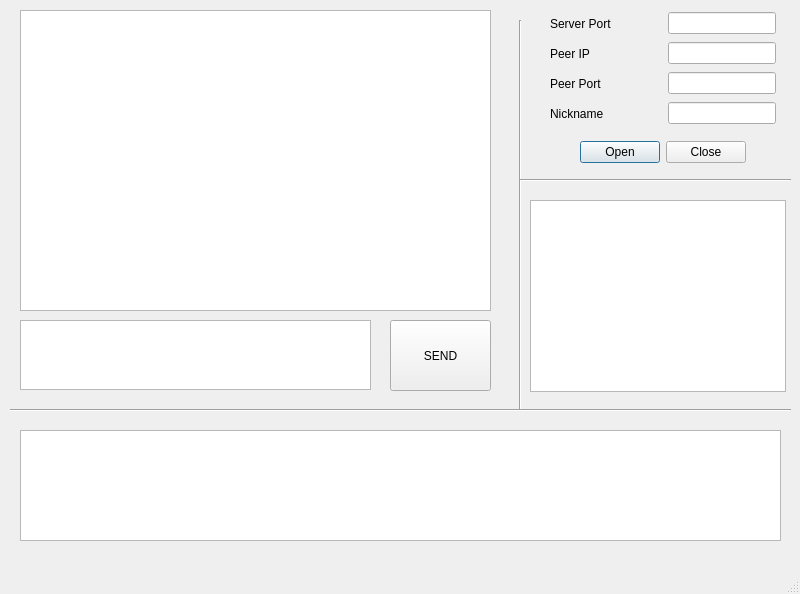
<?xml version="1.0" encoding="UTF-8"?>
<ui version="4.0">
 <class>MainWindow</class>
 <widget class="QMainWindow" name="MainWindow">
  <property name="geometry">
   <rect>
    <x>0</x>
    <y>0</y>
    <width>800</width>
    <height>594</height>
   </rect>
  </property>
  <property name="windowTitle">
   <string>P2P TCP Chat</string>
  </property>
  <widget class="QWidget" name="centralwidget">
   <widget class="QTextBrowser" name="textBrowser">
    <property name="geometry">
     <rect>
      <x>20</x>
      <y>10</y>
      <width>471</width>
      <height>301</height>
     </rect>
    </property>
   </widget>
   <widget class="QTextBrowser" name="textBrowser_2">
    <property name="geometry">
     <rect>
      <x>20</x>
      <y>430</y>
      <width>761</width>
      <height>111</height>
     </rect>
    </property>
   </widget>
   <widget class="QPlainTextEdit" name="plainTextEdit">
    <property name="geometry">
     <rect>
      <x>20</x>
      <y>320</y>
      <width>351</width>
      <height>70</height>
     </rect>
    </property>
   </widget>
   <widget class="QPushButton" name="pushButton_2">
    <property name="geometry">
     <rect>
      <x>390</x>
      <y>320</y>
      <width>101</width>
      <height>71</height>
     </rect>
    </property>
    <property name="text">
     <string>SEND</string>
    </property>
    <property name="flat">
     <bool>false</bool>
    </property>
   </widget>
   <widget class="Line" name="line">
    <property name="geometry">
     <rect>
      <x>510</x>
      <y>20</y>
      <width>20</width>
      <height>391</height>
     </rect>
    </property>
    <property name="orientation">
     <enum>Qt::Vertical</enum>
    </property>
   </widget>
   <widget class="Line" name="line_2">
    <property name="geometry">
     <rect>
      <x>10</x>
      <y>400</y>
      <width>781</width>
      <height>20</height>
     </rect>
    </property>
    <property name="orientation">
     <enum>Qt::Horizontal</enum>
    </property>
   </widget>
   <widget class="QWidget" name="layoutWidget">
    <property name="geometry">
     <rect>
      <x>550</x>
      <y>40</y>
      <width>226</width>
      <height>27</height>
     </rect>
    </property>
    <layout class="QHBoxLayout" name="horizontalLayout_2">
     <item>
      <widget class="QLabel" name="label_2">
       <property name="text">
        <string>Peer IP</string>
       </property>
      </widget>
     </item>
     <item>
      <spacer name="horizontalSpacer_2">
       <property name="orientation">
        <enum>Qt::Horizontal</enum>
       </property>
       <property name="sizeHint" stdset="0">
        <size>
         <width>48</width>
         <height>22</height>
        </size>
       </property>
      </spacer>
     </item>
     <item>
      <widget class="QLineEdit" name="lineEdit_2"/>
     </item>
    </layout>
   </widget>
   <widget class="QWidget" name="layoutWidget_2">
    <property name="geometry">
     <rect>
      <x>550</x>
      <y>70</y>
      <width>226</width>
      <height>27</height>
     </rect>
    </property>
    <layout class="QHBoxLayout" name="horizontalLayout_3">
     <item>
      <widget class="QLabel" name="label_3">
       <property name="text">
        <string>Peer Port</string>
       </property>
      </widget>
     </item>
     <item>
      <spacer name="horizontalSpacer_3">
       <property name="orientation">
        <enum>Qt::Horizontal</enum>
       </property>
       <property name="sizeHint" stdset="0">
        <size>
         <width>40</width>
         <height>20</height>
        </size>
       </property>
      </spacer>
     </item>
     <item>
      <widget class="QLineEdit" name="lineEdit_3"/>
     </item>
    </layout>
   </widget>
   <widget class="Line" name="line_3">
    <property name="geometry">
     <rect>
      <x>520</x>
      <y>170</y>
      <width>271</width>
      <height>20</height>
     </rect>
    </property>
    <property name="orientation">
     <enum>Qt::Horizontal</enum>
    </property>
   </widget>
   <widget class="QTextBrowser" name="textBrowser_3">
    <property name="geometry">
     <rect>
      <x>530</x>
      <y>200</y>
      <width>256</width>
      <height>192</height>
     </rect>
    </property>
   </widget>
   <widget class="QWidget" name="layoutWidget_3">
    <property name="geometry">
     <rect>
      <x>550</x>
      <y>100</y>
      <width>226</width>
      <height>27</height>
     </rect>
    </property>
    <layout class="QHBoxLayout" name="horizontalLayout_4">
     <item>
      <widget class="QLabel" name="label_4">
       <property name="text">
        <string>Nickname</string>
       </property>
      </widget>
     </item>
     <item>
      <spacer name="horizontalSpacer_4">
       <property name="orientation">
        <enum>Qt::Horizontal</enum>
       </property>
       <property name="sizeHint" stdset="0">
        <size>
         <width>40</width>
         <height>20</height>
        </size>
       </property>
      </spacer>
     </item>
     <item>
      <widget class="QLineEdit" name="lineEdit_4"/>
     </item>
    </layout>
   </widget>
   <widget class="QDialogButtonBox" name="buttonBox">
    <property name="geometry">
     <rect>
      <x>580</x>
      <y>140</y>
      <width>166</width>
      <height>25</height>
     </rect>
    </property>
    <property name="standardButtons">
     <set>QDialogButtonBox::Close|QDialogButtonBox::Open</set>
    </property>
   </widget>
   <widget class="QWidget" name="">
    <property name="geometry">
     <rect>
      <x>550</x>
      <y>10</y>
      <width>226</width>
      <height>27</height>
     </rect>
    </property>
    <layout class="QHBoxLayout" name="horizontalLayout">
     <item>
      <widget class="QLabel" name="label">
       <property name="text">
        <string>Server Port</string>
       </property>
      </widget>
     </item>
     <item>
      <spacer name="horizontalSpacer">
       <property name="orientation">
        <enum>Qt::Horizontal</enum>
       </property>
       <property name="sizeHint" stdset="0">
        <size>
         <width>40</width>
         <height>20</height>
        </size>
       </property>
      </spacer>
     </item>
     <item>
      <widget class="QLineEdit" name="lineEdit"/>
     </item>
    </layout>
   </widget>
  </widget>
  <widget class="QMenuBar" name="menubar">
   <property name="geometry">
    <rect>
     <x>0</x>
     <y>0</y>
     <width>800</width>
     <height>22</height>
    </rect>
   </property>
  </widget>
  <widget class="QStatusBar" name="statusbar"/>
 </widget>
 <resources/>
 <connections/>
</ui>
